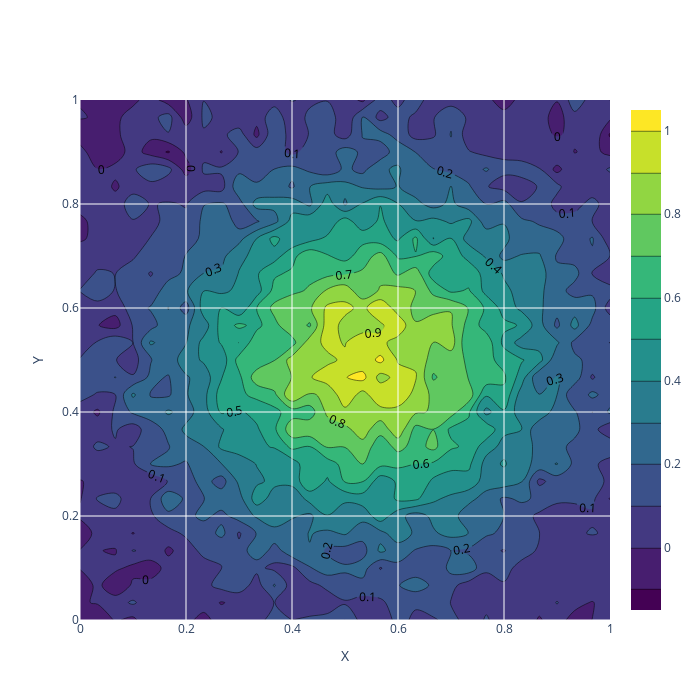
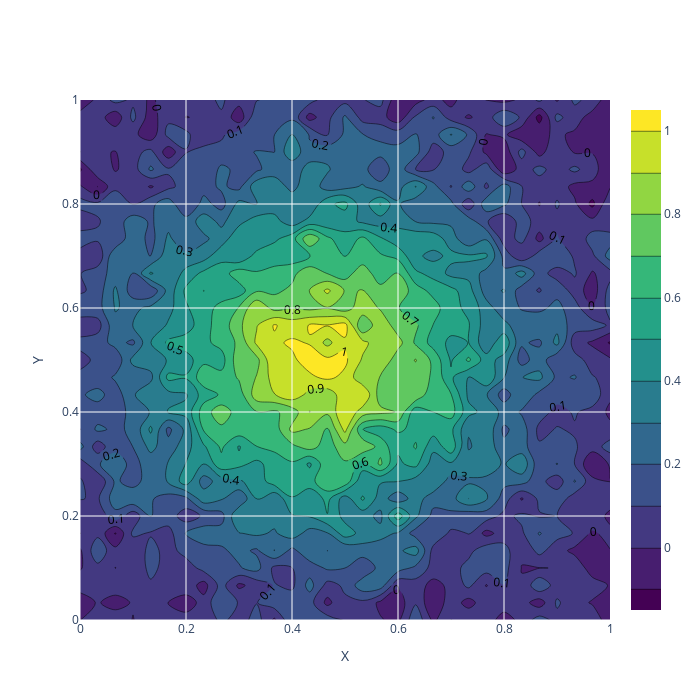
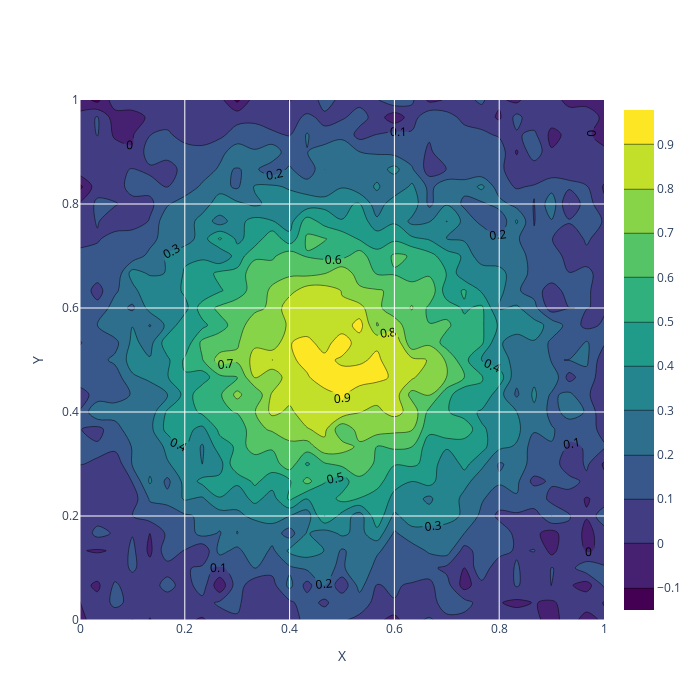

Here is the notebook cell these charts were saved with, in order:
### Code cell
# read memberships
import plotly.graph_objects as go
memberships_mv = pd.read_csv("output_competitors/2d/geomstats/gauss/memberships.csv", header=None)

labels_mv = memberships_mv.iloc[s, :].values

dataset = pd.read_csv(f"data/2d/gauss/gauss_{s}.csv", header=None)

# compute the centroids
c1 = dataset.values[labels_mv == 0, :].mean(axis=0)
c2 = dataset.values[labels_mv == 1, :].mean(axis=0)
c3 = dataset.values[labels_mv == 2, :].mean(axis=0)

nodes = pd.read_csv("data/2d/nodes.csv", header=None)

x2d_unique = nodes.iloc[:, 0].unique()
y2d_unique = nodes.iloc[:, 1].unique()

c1_surface = pd.DataFrame(np.zeros((nodes.shape[0], 3)))
for j in range(nodes.shape[0]):
    c1_surface.iloc[j, 0] = nodes.iloc[j, 0]
    c1_surface.iloc[j, 1] = nodes.iloc[j, 1]
    c1_surface.iloc[j, 2] = c1[j]
c1_surface.columns = ["x", "y", "z"]
c1_Z = c1_surface.pivot_table(index='y', columns='x', values='z').values

c2_surface = pd.DataFrame(np.zeros((nodes.shape[0], 3)))
for j in range(nodes.shape[0]):
    c2_surface.iloc[j, 0] = nodes.iloc[j, 0]
    c2_surface.iloc[j, 1] = nodes.iloc[j, 1]
    c2_surface.iloc[j, 2] = c2[j]
c2_surface.columns = ["x", "y", "z"]
c2_Z = c2_surface.pivot_table(index='y', columns='x', values='z').values

c3_surface = pd.DataFrame(np.zeros((nodes.shape[0], 3)))
for j in range(nodes.shape[0]):
    c3_surface.iloc[j, 0] = nodes.iloc[j, 0]
    c3_surface.iloc[j, 1] = nodes.iloc[j, 1]
    c3_surface.iloc[j, 2] = c3[j]
c3_surface.columns = ["x", "y", "z"]
c3_Z = c3_surface.pivot_table(index='y', columns='x', values='z').values

for C in [c1_Z, c2_Z, c3_Z]:
    fig = go.Figure()
    fig.add_trace(go.Contour(
        x=x2d_unique, y=y2d_unique, z=C,
        colorscale='Viridis',
        name=f'Sample {i}',
        contours=dict(showlabels=True)
    ))
    fig.update_layout(
        xaxis_title="X",
        yaxis_title="Y",
        height=700,
        width=700
    )

    for gx in np.arange(min(x2d_unique), max(x2d_unique), 0.2):
        fig.add_trace(go.Scatter(
            x=[gx, gx],
            y=[min(y2d_unique), max(y2d_unique)],
            mode="lines",
            line=dict(color="white", width=1),
            showlegend=False
        ))

    for gy in np.arange(min(y2d_unique), max(y2d_unique), 0.2):
        fig.add_trace(go.Scatter(
            x=[min(x2d_unique), max(x2d_unique)],
            y=[gy, gy],
            mode="lines",
            line=dict(color="white", width=1),
            showlegend=False
        ))

    fig.update_xaxes(range=[0, 1])
    fig.update_yaxes(range=[0, 1])
    
    fig.show()

### Figure 1 — Plotly figure (JSON) as saved in the notebook; plotly's stock layout.template omitted (floating-point values rounded to 4 significant figures; data arrays with more than 128 entries replaced by an {"elided": "..."} marker saying what was removed)
{"data": [{"colorscale": [[0, "#440154"], [0.1111, "#482878"], [0.2222, "#3e4989"], [0.3333, "#31688e"], [0.4444, "#26828e"], [0.5556, "#1f9e89"], [0.6667, "#35b779"], [0.7778, "#6ece58"], [0.8889, "#b5de2b"], [1, "#fde725"]], "contours": {"showlabels": true}, "name": "Sample 5", "type": "contour", "x": [0, 0.03333, 0.06667, 0.1, 0.1333, 0.1667, 0.2, 0.2333, 0.2667, 0.3, 0.3333, 0.3667, 0.4, 0.4333, 0.4667, 0.5, 0.5333, 0.5667, 0.6, 0.6333, 0.6667, 0.7, 0.7333, 0.7667, 0.8, 0.8333, 0.8667, 0.9, 0.9333, 0.9667, 1], "y": [0, 0.03333, 0.06667, 0.1, 0.1333, 0.1667, 0.2, 0.2333, 0.2667, 0.3, 0.3333, 0.3667, 0.4, 0.4333, 0.4667, 0.5, 0.5333, 0.5667, 0.6, 0.6333, 0.6667, 0.7, 0.7333, 0.7667, 0.8, 0.8333, 0.8667, 0.9, 0.9333, 0.9667, 1], "z": {"elided": "31x31 float values"}}, {"line": {"color": "white", "width": 1}, "mode": "lines", "showlegend": false, "type": "scatter", "x": [0, 0], "y": [0, 1]}, {"line": {"color": "white", "width": 1}, "mode": "lines", "showlegend": false, "type": "scatter", "x": [0.2, 0.2], "y": [0, 1]}, {"line": {"color": "white", "width": 1}, "mode": "lines", "showlegend": false, "type": "scatter", "x": [0.4, 0.4], "y": [0, 1]}, {"line": {"color": "white", "width": 1}, "mode": "lines", "showlegend": false, "type": "scatter", "x": [0.6, 0.6], "y": [0, 1]}, {"line": {"color": "white", "width": 1}, "mode": "lines", "showlegend": false, "type": "scatter", "x": [0.8, 0.8], "y": [0, 1]}, {"line": {"color": "white", "width": 1}, "mode": "lines", "showlegend": false, "type": "scatter", "x": [0, 1], "y": [0, 0]}, {"line": {"color": "white", "width": 1}, "mode": "lines", "showlegend": false, "type": "scatter", "x": [0, 1], "y": [0.2, 0.2]}, {"line": {"color": "white", "width": 1}, "mode": "lines", "showlegend": false, "type": "scatter", "x": [0, 1], "y": [0.4, 0.4]}, {"line": {"color": "white", "width": 1}, "mode": "lines", "showlegend": false, "type": "scatter", "x": [0, 1], "y": [0.6, 0.6]}, {"line": {"color": "white", "width": 1}, "mode": "lines", "showlegend": false, "type": "scatter", "x": [0, 1], "y": [0.8, 0.8]}], "layout": {"height": 700, "width": 700, "xaxis": {"range": [0, 1], "title": {"text": "X"}}, "yaxis": {"range": [0, 1], "title": {"text": "Y"}}}}

### Figure 2 — Plotly figure (JSON) as saved in the notebook; plotly's stock layout.template omitted (floating-point values rounded to 4 significant figures; data arrays with more than 128 entries replaced by an {"elided": "..."} marker saying what was removed)
{"data": [{"colorscale": [[0, "#440154"], [0.1111, "#482878"], [0.2222, "#3e4989"], [0.3333, "#31688e"], [0.4444, "#26828e"], [0.5556, "#1f9e89"], [0.6667, "#35b779"], [0.7778, "#6ece58"], [0.8889, "#b5de2b"], [1, "#fde725"]], "contours": {"showlabels": true}, "name": "Sample 5", "type": "contour", "x": [0, 0.03333, 0.06667, 0.1, 0.1333, 0.1667, 0.2, 0.2333, 0.2667, 0.3, 0.3333, 0.3667, 0.4, 0.4333, 0.4667, 0.5, 0.5333, 0.5667, 0.6, 0.6333, 0.6667, 0.7, 0.7333, 0.7667, 0.8, 0.8333, 0.8667, 0.9, 0.9333, 0.9667, 1], "y": [0, 0.03333, 0.06667, 0.1, 0.1333, 0.1667, 0.2, 0.2333, 0.2667, 0.3, 0.3333, 0.3667, 0.4, 0.4333, 0.4667, 0.5, 0.5333, 0.5667, 0.6, 0.6333, 0.6667, 0.7, 0.7333, 0.7667, 0.8, 0.8333, 0.8667, 0.9, 0.9333, 0.9667, 1], "z": {"elided": "31x31 float values"}}, {"line": {"color": "white", "width": 1}, "mode": "lines", "showlegend": false, "type": "scatter", "x": [0, 0], "y": [0, 1]}, {"line": {"color": "white", "width": 1}, "mode": "lines", "showlegend": false, "type": "scatter", "x": [0.2, 0.2], "y": [0, 1]}, {"line": {"color": "white", "width": 1}, "mode": "lines", "showlegend": false, "type": "scatter", "x": [0.4, 0.4], "y": [0, 1]}, {"line": {"color": "white", "width": 1}, "mode": "lines", "showlegend": false, "type": "scatter", "x": [0.6, 0.6], "y": [0, 1]}, {"line": {"color": "white", "width": 1}, "mode": "lines", "showlegend": false, "type": "scatter", "x": [0.8, 0.8], "y": [0, 1]}, {"line": {"color": "white", "width": 1}, "mode": "lines", "showlegend": false, "type": "scatter", "x": [0, 1], "y": [0, 0]}, {"line": {"color": "white", "width": 1}, "mode": "lines", "showlegend": false, "type": "scatter", "x": [0, 1], "y": [0.2, 0.2]}, {"line": {"color": "white", "width": 1}, "mode": "lines", "showlegend": false, "type": "scatter", "x": [0, 1], "y": [0.4, 0.4]}, {"line": {"color": "white", "width": 1}, "mode": "lines", "showlegend": false, "type": "scatter", "x": [0, 1], "y": [0.6, 0.6]}, {"line": {"color": "white", "width": 1}, "mode": "lines", "showlegend": false, "type": "scatter", "x": [0, 1], "y": [0.8, 0.8]}], "layout": {"height": 700, "width": 700, "xaxis": {"range": [0, 1], "title": {"text": "X"}}, "yaxis": {"range": [0, 1], "title": {"text": "Y"}}}}

### Figure 3 — Plotly figure (JSON) as saved in the notebook; plotly's stock layout.template omitted (floating-point values rounded to 4 significant figures; data arrays with more than 128 entries replaced by an {"elided": "..."} marker saying what was removed)
{"data": [{"colorscale": [[0, "#440154"], [0.1111, "#482878"], [0.2222, "#3e4989"], [0.3333, "#31688e"], [0.4444, "#26828e"], [0.5556, "#1f9e89"], [0.6667, "#35b779"], [0.7778, "#6ece58"], [0.8889, "#b5de2b"], [1, "#fde725"]], "contours": {"showlabels": true}, "name": "Sample 5", "type": "contour", "x": [0, 0.03333, 0.06667, 0.1, 0.1333, 0.1667, 0.2, 0.2333, 0.2667, 0.3, 0.3333, 0.3667, 0.4, 0.4333, 0.4667, 0.5, 0.5333, 0.5667, 0.6, 0.6333, 0.6667, 0.7, 0.7333, 0.7667, 0.8, 0.8333, 0.8667, 0.9, 0.9333, 0.9667, 1], "y": [0, 0.03333, 0.06667, 0.1, 0.1333, 0.1667, 0.2, 0.2333, 0.2667, 0.3, 0.3333, 0.3667, 0.4, 0.4333, 0.4667, 0.5, 0.5333, 0.5667, 0.6, 0.6333, 0.6667, 0.7, 0.7333, 0.7667, 0.8, 0.8333, 0.8667, 0.9, 0.9333, 0.9667, 1], "z": {"elided": "31x31 float values"}}, {"line": {"color": "white", "width": 1}, "mode": "lines", "showlegend": false, "type": "scatter", "x": [0, 0], "y": [0, 1]}, {"line": {"color": "white", "width": 1}, "mode": "lines", "showlegend": false, "type": "scatter", "x": [0.2, 0.2], "y": [0, 1]}, {"line": {"color": "white", "width": 1}, "mode": "lines", "showlegend": false, "type": "scatter", "x": [0.4, 0.4], "y": [0, 1]}, {"line": {"color": "white", "width": 1}, "mode": "lines", "showlegend": false, "type": "scatter", "x": [0.6, 0.6], "y": [0, 1]}, {"line": {"color": "white", "width": 1}, "mode": "lines", "showlegend": false, "type": "scatter", "x": [0.8, 0.8], "y": [0, 1]}, {"line": {"color": "white", "width": 1}, "mode": "lines", "showlegend": false, "type": "scatter", "x": [0, 1], "y": [0, 0]}, {"line": {"color": "white", "width": 1}, "mode": "lines", "showlegend": false, "type": "scatter", "x": [0, 1], "y": [0.2, 0.2]}, {"line": {"color": "white", "width": 1}, "mode": "lines", "showlegend": false, "type": "scatter", "x": [0, 1], "y": [0.4, 0.4]}, {"line": {"color": "white", "width": 1}, "mode": "lines", "showlegend": false, "type": "scatter", "x": [0, 1], "y": [0.6, 0.6]}, {"line": {"color": "white", "width": 1}, "mode": "lines", "showlegend": false, "type": "scatter", "x": [0, 1], "y": [0.8, 0.8]}], "layout": {"height": 700, "width": 700, "xaxis": {"range": [0, 1], "title": {"text": "X"}}, "yaxis": {"range": [0, 1], "title": {"text": "Y"}}}}
